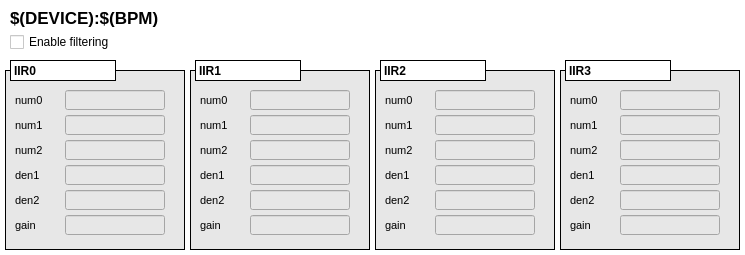
<?xml version="1.0" encoding="UTF-8"?>
<ui version="4.0">
 <class>MainWindow</class>
 <widget class="QMainWindow" name="MainWindow">
  <property name="geometry">
   <rect>
    <x>0</x>
    <y>0</y>
    <width>745</width>
    <height>255</height>
   </rect>
  </property>
  <property name="windowTitle">
   <string>GDX 7</string>
  </property>
  <property name="styleSheet">
   <string notr="true">background-color: rgb(255, 255, 255);</string>
  </property>
  <property name="Title" stdset="0">
   <string>IIR filter &gt;&gt; $(DEVICE)</string>
  </property>
  <widget class="QWidget" name="centralwidget">
   <widget class="caFrame" name="caframe_5">
    <property name="geometry">
     <rect>
      <x>5</x>
      <y>70</y>
      <width>180</width>
      <height>180</height>
     </rect>
    </property>
    <property name="font">
     <font>
      <pointsize>8</pointsize>
     </font>
    </property>
    <property name="styleSheet">
     <string notr="true">background-color: rgb(231, 231, 231);</string>
    </property>
    <property name="frameShape">
     <enum>QFrame::Box</enum>
    </property>
    <property name="frameShadow">
     <enum>QFrame::Plain</enum>
    </property>
    <property name="lineWidth">
     <number>1</number>
    </property>
    <property name="midLineWidth">
     <number>1</number>
    </property>
    <property name="background">
     <color>
      <red>0</red>
      <green>0</green>
      <blue>0</blue>
     </color>
    </property>
    <property name="backgroundMode">
     <enum>caFrame::Filled</enum>
    </property>
    <widget class="QLabel" name="label_28">
     <property name="geometry">
      <rect>
       <x>10</x>
       <y>20</y>
       <width>45</width>
       <height>20</height>
      </rect>
     </property>
     <property name="font">
      <font>
       <pointsize>8</pointsize>
      </font>
     </property>
     <property name="text">
      <string>num0</string>
     </property>
    </widget>
    <widget class="caTextEntry" name="catextentry_14">
     <property name="geometry">
      <rect>
       <x>60</x>
       <y>20</y>
       <width>100</width>
       <height>20</height>
      </rect>
     </property>
     <property name="font">
      <font>
       <family>Monospace</family>
       <pointsize>9</pointsize>
      </font>
     </property>
     <property name="alignment">
      <set>Qt::AlignRight|Qt::AlignTrailing|Qt::AlignVCenter</set>
     </property>
     <property name="channel" stdset="0">
      <string notr="true">$(DEVICE):gdx:dsp_iir:$(BPM):IIR0:num0</string>
     </property>
     <property name="background">
      <color>
       <red>255</red>
       <green>255</green>
       <blue>255</blue>
      </color>
     </property>
     <property name="colorMode">
      <enum>caLineEdit::Static</enum>
     </property>
     <property name="precision">
      <number>6</number>
     </property>
     <property name="precisionMode">
      <enum>caLineEdit::User</enum>
     </property>
     <property name="fontScaleMode">
      <enum>caLineEdit::Height</enum>
     </property>
    </widget>
    <widget class="caTextEntry" name="catextentry_15">
     <property name="geometry">
      <rect>
       <x>60</x>
       <y>45</y>
       <width>100</width>
       <height>20</height>
      </rect>
     </property>
     <property name="font">
      <font>
       <family>Monospace</family>
       <pointsize>9</pointsize>
      </font>
     </property>
     <property name="alignment">
      <set>Qt::AlignRight|Qt::AlignTrailing|Qt::AlignVCenter</set>
     </property>
     <property name="channel" stdset="0">
      <string notr="true">$(DEVICE):gdx:dsp_iir:$(BPM):IIR0:num1</string>
     </property>
     <property name="background">
      <color>
       <red>255</red>
       <green>255</green>
       <blue>255</blue>
      </color>
     </property>
     <property name="colorMode">
      <enum>caLineEdit::Static</enum>
     </property>
     <property name="precision">
      <number>6</number>
     </property>
     <property name="precisionMode">
      <enum>caLineEdit::User</enum>
     </property>
     <property name="fontScaleMode">
      <enum>caLineEdit::Height</enum>
     </property>
    </widget>
    <widget class="QLabel" name="label_35">
     <property name="geometry">
      <rect>
       <x>10</x>
       <y>45</y>
       <width>45</width>
       <height>20</height>
      </rect>
     </property>
     <property name="font">
      <font>
       <pointsize>8</pointsize>
      </font>
     </property>
     <property name="text">
      <string>num1</string>
     </property>
    </widget>
    <widget class="caTextEntry" name="catextentry_16">
     <property name="geometry">
      <rect>
       <x>60</x>
       <y>95</y>
       <width>100</width>
       <height>20</height>
      </rect>
     </property>
     <property name="font">
      <font>
       <family>Monospace</family>
       <pointsize>9</pointsize>
      </font>
     </property>
     <property name="alignment">
      <set>Qt::AlignRight|Qt::AlignTrailing|Qt::AlignVCenter</set>
     </property>
     <property name="channel" stdset="0">
      <string notr="true">$(DEVICE):gdx:dsp_iir:$(BPM):IIR0:den1</string>
     </property>
     <property name="background">
      <color>
       <red>255</red>
       <green>255</green>
       <blue>255</blue>
      </color>
     </property>
     <property name="colorMode">
      <enum>caLineEdit::Static</enum>
     </property>
     <property name="precision">
      <number>6</number>
     </property>
     <property name="precisionMode">
      <enum>caLineEdit::User</enum>
     </property>
     <property name="fontScaleMode">
      <enum>caLineEdit::Height</enum>
     </property>
    </widget>
    <widget class="caTextEntry" name="catextentry_17">
     <property name="geometry">
      <rect>
       <x>60</x>
       <y>70</y>
       <width>100</width>
       <height>20</height>
      </rect>
     </property>
     <property name="font">
      <font>
       <family>Monospace</family>
       <pointsize>9</pointsize>
      </font>
     </property>
     <property name="alignment">
      <set>Qt::AlignRight|Qt::AlignTrailing|Qt::AlignVCenter</set>
     </property>
     <property name="channel" stdset="0">
      <string notr="true">$(DEVICE):gdx:dsp_iir:$(BPM):IIR0:num2</string>
     </property>
     <property name="background">
      <color>
       <red>255</red>
       <green>255</green>
       <blue>255</blue>
      </color>
     </property>
     <property name="colorMode">
      <enum>caLineEdit::Static</enum>
     </property>
     <property name="precision">
      <number>6</number>
     </property>
     <property name="precisionMode">
      <enum>caLineEdit::User</enum>
     </property>
     <property name="fontScaleMode">
      <enum>caLineEdit::Height</enum>
     </property>
    </widget>
    <widget class="QLabel" name="label_37">
     <property name="geometry">
      <rect>
       <x>10</x>
       <y>95</y>
       <width>45</width>
       <height>20</height>
      </rect>
     </property>
     <property name="font">
      <font>
       <pointsize>8</pointsize>
      </font>
     </property>
     <property name="text">
      <string>den1</string>
     </property>
    </widget>
    <widget class="QLabel" name="label_41">
     <property name="geometry">
      <rect>
       <x>10</x>
       <y>70</y>
       <width>45</width>
       <height>20</height>
      </rect>
     </property>
     <property name="font">
      <font>
       <pointsize>8</pointsize>
      </font>
     </property>
     <property name="text">
      <string>num2</string>
     </property>
    </widget>
    <widget class="caTextEntry" name="catextentry_18">
     <property name="geometry">
      <rect>
       <x>60</x>
       <y>145</y>
       <width>100</width>
       <height>20</height>
      </rect>
     </property>
     <property name="font">
      <font>
       <family>Monospace</family>
       <pointsize>9</pointsize>
      </font>
     </property>
     <property name="alignment">
      <set>Qt::AlignRight|Qt::AlignTrailing|Qt::AlignVCenter</set>
     </property>
     <property name="channel" stdset="0">
      <string notr="true">$(DEVICE):gdx:dsp_iir:$(BPM):IIR0:gain</string>
     </property>
     <property name="background">
      <color>
       <red>255</red>
       <green>255</green>
       <blue>255</blue>
      </color>
     </property>
     <property name="colorMode">
      <enum>caLineEdit::Static</enum>
     </property>
     <property name="precision">
      <number>6</number>
     </property>
     <property name="precisionMode">
      <enum>caLineEdit::User</enum>
     </property>
     <property name="fontScaleMode">
      <enum>caLineEdit::Height</enum>
     </property>
    </widget>
    <widget class="caTextEntry" name="catextentry_20">
     <property name="geometry">
      <rect>
       <x>60</x>
       <y>120</y>
       <width>100</width>
       <height>20</height>
      </rect>
     </property>
     <property name="font">
      <font>
       <family>Monospace</family>
       <pointsize>9</pointsize>
      </font>
     </property>
     <property name="alignment">
      <set>Qt::AlignRight|Qt::AlignTrailing|Qt::AlignVCenter</set>
     </property>
     <property name="channel" stdset="0">
      <string notr="true">$(DEVICE):gdx:dsp_iir:$(BPM):IIR0:den2</string>
     </property>
     <property name="background">
      <color>
       <red>255</red>
       <green>255</green>
       <blue>255</blue>
      </color>
     </property>
     <property name="colorMode">
      <enum>caLineEdit::Static</enum>
     </property>
     <property name="precision">
      <number>6</number>
     </property>
     <property name="precisionMode">
      <enum>caLineEdit::User</enum>
     </property>
     <property name="fontScaleMode">
      <enum>caLineEdit::Height</enum>
     </property>
    </widget>
    <widget class="QLabel" name="label_44">
     <property name="geometry">
      <rect>
       <x>10</x>
       <y>145</y>
       <width>45</width>
       <height>20</height>
      </rect>
     </property>
     <property name="font">
      <font>
       <pointsize>8</pointsize>
      </font>
     </property>
     <property name="text">
      <string>gain</string>
     </property>
    </widget>
    <widget class="QLabel" name="label_46">
     <property name="geometry">
      <rect>
       <x>10</x>
       <y>120</y>
       <width>45</width>
       <height>20</height>
      </rect>
     </property>
     <property name="font">
      <font>
       <pointsize>8</pointsize>
      </font>
     </property>
     <property name="text">
      <string>den2</string>
     </property>
    </widget>
   </widget>
   <widget class="caToggleButton" name="catogglebutton">
    <property name="geometry">
     <rect>
      <x>10</x>
      <y>34</y>
      <width>211</width>
      <height>16</height>
     </rect>
    </property>
    <property name="text">
     <string>Enable filtering</string>
    </property>
    <property name="channel" stdset="0">
     <string notr="true">$(DEVICE):gdx:dsp_iir:$(BPM):enable</string>
    </property>
   </widget>
   <widget class="QLabel" name="label_24">
    <property name="geometry">
     <rect>
      <x>10</x>
      <y>60</y>
      <width>106</width>
      <height>21</height>
     </rect>
    </property>
    <property name="font">
     <font>
      <weight>75</weight>
      <bold>true</bold>
     </font>
    </property>
    <property name="frameShape">
     <enum>QFrame::Box</enum>
    </property>
    <property name="text">
     <string>IIR0</string>
    </property>
   </widget>
   <widget class="caFrame" name="caframe_6">
    <property name="geometry">
     <rect>
      <x>190</x>
      <y>70</y>
      <width>180</width>
      <height>180</height>
     </rect>
    </property>
    <property name="font">
     <font>
      <pointsize>8</pointsize>
     </font>
    </property>
    <property name="styleSheet">
     <string notr="true">background-color: rgb(231, 231, 231);</string>
    </property>
    <property name="frameShape">
     <enum>QFrame::Box</enum>
    </property>
    <property name="frameShadow">
     <enum>QFrame::Plain</enum>
    </property>
    <property name="lineWidth">
     <number>1</number>
    </property>
    <property name="midLineWidth">
     <number>1</number>
    </property>
    <property name="background">
     <color>
      <red>0</red>
      <green>0</green>
      <blue>0</blue>
     </color>
    </property>
    <property name="backgroundMode">
     <enum>caFrame::Filled</enum>
    </property>
    <widget class="QLabel" name="label_29">
     <property name="geometry">
      <rect>
       <x>10</x>
       <y>20</y>
       <width>45</width>
       <height>20</height>
      </rect>
     </property>
     <property name="font">
      <font>
       <pointsize>8</pointsize>
      </font>
     </property>
     <property name="text">
      <string>num0</string>
     </property>
    </widget>
    <widget class="caTextEntry" name="catextentry_19">
     <property name="geometry">
      <rect>
       <x>60</x>
       <y>20</y>
       <width>100</width>
       <height>20</height>
      </rect>
     </property>
     <property name="font">
      <font>
       <family>Monospace</family>
       <pointsize>9</pointsize>
      </font>
     </property>
     <property name="alignment">
      <set>Qt::AlignRight|Qt::AlignTrailing|Qt::AlignVCenter</set>
     </property>
     <property name="channel" stdset="0">
      <string notr="true">$(DEVICE):gdx:dsp_iir:$(BPM):IIR1:num0</string>
     </property>
     <property name="background">
      <color>
       <red>255</red>
       <green>255</green>
       <blue>255</blue>
      </color>
     </property>
     <property name="colorMode">
      <enum>caLineEdit::Static</enum>
     </property>
     <property name="precision">
      <number>6</number>
     </property>
     <property name="precisionMode">
      <enum>caLineEdit::User</enum>
     </property>
     <property name="fontScaleMode">
      <enum>caLineEdit::Height</enum>
     </property>
    </widget>
    <widget class="caTextEntry" name="catextentry_21">
     <property name="geometry">
      <rect>
       <x>60</x>
       <y>45</y>
       <width>100</width>
       <height>20</height>
      </rect>
     </property>
     <property name="font">
      <font>
       <family>Monospace</family>
       <pointsize>9</pointsize>
      </font>
     </property>
     <property name="alignment">
      <set>Qt::AlignRight|Qt::AlignTrailing|Qt::AlignVCenter</set>
     </property>
     <property name="channel" stdset="0">
      <string notr="true">$(DEVICE):gdx:dsp_iir:$(BPM):IIR1:num1</string>
     </property>
     <property name="background">
      <color>
       <red>255</red>
       <green>255</green>
       <blue>255</blue>
      </color>
     </property>
     <property name="colorMode">
      <enum>caLineEdit::Static</enum>
     </property>
     <property name="precision">
      <number>6</number>
     </property>
     <property name="precisionMode">
      <enum>caLineEdit::User</enum>
     </property>
     <property name="fontScaleMode">
      <enum>caLineEdit::Height</enum>
     </property>
    </widget>
    <widget class="QLabel" name="label_36">
     <property name="geometry">
      <rect>
       <x>10</x>
       <y>45</y>
       <width>45</width>
       <height>20</height>
      </rect>
     </property>
     <property name="font">
      <font>
       <pointsize>8</pointsize>
      </font>
     </property>
     <property name="text">
      <string>num1</string>
     </property>
    </widget>
    <widget class="caTextEntry" name="catextentry_22">
     <property name="geometry">
      <rect>
       <x>60</x>
       <y>95</y>
       <width>100</width>
       <height>20</height>
      </rect>
     </property>
     <property name="font">
      <font>
       <family>Monospace</family>
       <pointsize>9</pointsize>
      </font>
     </property>
     <property name="alignment">
      <set>Qt::AlignRight|Qt::AlignTrailing|Qt::AlignVCenter</set>
     </property>
     <property name="channel" stdset="0">
      <string notr="true">$(DEVICE):gdx:dsp_iir:$(BPM):IIR1:den1</string>
     </property>
     <property name="background">
      <color>
       <red>255</red>
       <green>255</green>
       <blue>255</blue>
      </color>
     </property>
     <property name="colorMode">
      <enum>caLineEdit::Static</enum>
     </property>
     <property name="precision">
      <number>6</number>
     </property>
     <property name="precisionMode">
      <enum>caLineEdit::User</enum>
     </property>
     <property name="fontScaleMode">
      <enum>caLineEdit::Height</enum>
     </property>
    </widget>
    <widget class="caTextEntry" name="catextentry_23">
     <property name="geometry">
      <rect>
       <x>60</x>
       <y>70</y>
       <width>100</width>
       <height>20</height>
      </rect>
     </property>
     <property name="font">
      <font>
       <family>Monospace</family>
       <pointsize>9</pointsize>
      </font>
     </property>
     <property name="alignment">
      <set>Qt::AlignRight|Qt::AlignTrailing|Qt::AlignVCenter</set>
     </property>
     <property name="channel" stdset="0">
      <string notr="true">$(DEVICE):gdx:dsp_iir:$(BPM):IIR1:num2</string>
     </property>
     <property name="background">
      <color>
       <red>255</red>
       <green>255</green>
       <blue>255</blue>
      </color>
     </property>
     <property name="colorMode">
      <enum>caLineEdit::Static</enum>
     </property>
     <property name="precision">
      <number>6</number>
     </property>
     <property name="precisionMode">
      <enum>caLineEdit::User</enum>
     </property>
     <property name="fontScaleMode">
      <enum>caLineEdit::Height</enum>
     </property>
    </widget>
    <widget class="QLabel" name="label_38">
     <property name="geometry">
      <rect>
       <x>10</x>
       <y>95</y>
       <width>45</width>
       <height>20</height>
      </rect>
     </property>
     <property name="font">
      <font>
       <pointsize>8</pointsize>
      </font>
     </property>
     <property name="text">
      <string>den1</string>
     </property>
    </widget>
    <widget class="QLabel" name="label_42">
     <property name="geometry">
      <rect>
       <x>10</x>
       <y>70</y>
       <width>45</width>
       <height>20</height>
      </rect>
     </property>
     <property name="font">
      <font>
       <pointsize>8</pointsize>
      </font>
     </property>
     <property name="text">
      <string>num2</string>
     </property>
    </widget>
    <widget class="caTextEntry" name="catextentry_24">
     <property name="geometry">
      <rect>
       <x>60</x>
       <y>145</y>
       <width>100</width>
       <height>20</height>
      </rect>
     </property>
     <property name="font">
      <font>
       <family>Monospace</family>
       <pointsize>9</pointsize>
      </font>
     </property>
     <property name="alignment">
      <set>Qt::AlignRight|Qt::AlignTrailing|Qt::AlignVCenter</set>
     </property>
     <property name="channel" stdset="0">
      <string notr="true">$(DEVICE):gdx:dsp_iir:$(BPM):IIR1:gain</string>
     </property>
     <property name="background">
      <color>
       <red>255</red>
       <green>255</green>
       <blue>255</blue>
      </color>
     </property>
     <property name="colorMode">
      <enum>caLineEdit::Static</enum>
     </property>
     <property name="precision">
      <number>6</number>
     </property>
     <property name="precisionMode">
      <enum>caLineEdit::User</enum>
     </property>
     <property name="fontScaleMode">
      <enum>caLineEdit::Height</enum>
     </property>
    </widget>
    <widget class="caTextEntry" name="catextentry_25">
     <property name="geometry">
      <rect>
       <x>60</x>
       <y>120</y>
       <width>100</width>
       <height>20</height>
      </rect>
     </property>
     <property name="font">
      <font>
       <family>Monospace</family>
       <pointsize>9</pointsize>
      </font>
     </property>
     <property name="alignment">
      <set>Qt::AlignRight|Qt::AlignTrailing|Qt::AlignVCenter</set>
     </property>
     <property name="channel" stdset="0">
      <string notr="true">$(DEVICE):gdx:dsp_iir:$(BPM):IIR1:den2</string>
     </property>
     <property name="background">
      <color>
       <red>255</red>
       <green>255</green>
       <blue>255</blue>
      </color>
     </property>
     <property name="colorMode">
      <enum>caLineEdit::Static</enum>
     </property>
     <property name="precision">
      <number>6</number>
     </property>
     <property name="precisionMode">
      <enum>caLineEdit::User</enum>
     </property>
     <property name="fontScaleMode">
      <enum>caLineEdit::Height</enum>
     </property>
    </widget>
    <widget class="QLabel" name="label_45">
     <property name="geometry">
      <rect>
       <x>10</x>
       <y>145</y>
       <width>45</width>
       <height>20</height>
      </rect>
     </property>
     <property name="font">
      <font>
       <pointsize>8</pointsize>
      </font>
     </property>
     <property name="text">
      <string>gain</string>
     </property>
    </widget>
    <widget class="QLabel" name="label_47">
     <property name="geometry">
      <rect>
       <x>10</x>
       <y>120</y>
       <width>45</width>
       <height>20</height>
      </rect>
     </property>
     <property name="font">
      <font>
       <pointsize>8</pointsize>
      </font>
     </property>
     <property name="text">
      <string>den2</string>
     </property>
    </widget>
   </widget>
   <widget class="QLabel" name="label_25">
    <property name="geometry">
     <rect>
      <x>195</x>
      <y>60</y>
      <width>106</width>
      <height>21</height>
     </rect>
    </property>
    <property name="font">
     <font>
      <weight>75</weight>
      <bold>true</bold>
     </font>
    </property>
    <property name="frameShape">
     <enum>QFrame::Box</enum>
    </property>
    <property name="text">
     <string>IIR1</string>
    </property>
   </widget>
   <widget class="caFrame" name="caframe_7">
    <property name="geometry">
     <rect>
      <x>375</x>
      <y>70</y>
      <width>180</width>
      <height>180</height>
     </rect>
    </property>
    <property name="font">
     <font>
      <pointsize>8</pointsize>
     </font>
    </property>
    <property name="styleSheet">
     <string notr="true">background-color: rgb(231, 231, 231);</string>
    </property>
    <property name="frameShape">
     <enum>QFrame::Box</enum>
    </property>
    <property name="frameShadow">
     <enum>QFrame::Plain</enum>
    </property>
    <property name="lineWidth">
     <number>1</number>
    </property>
    <property name="midLineWidth">
     <number>1</number>
    </property>
    <property name="background">
     <color>
      <red>0</red>
      <green>0</green>
      <blue>0</blue>
     </color>
    </property>
    <property name="backgroundMode">
     <enum>caFrame::Filled</enum>
    </property>
    <widget class="QLabel" name="label_30">
     <property name="geometry">
      <rect>
       <x>10</x>
       <y>20</y>
       <width>45</width>
       <height>20</height>
      </rect>
     </property>
     <property name="font">
      <font>
       <pointsize>8</pointsize>
      </font>
     </property>
     <property name="text">
      <string>num0</string>
     </property>
    </widget>
    <widget class="caTextEntry" name="catextentry_26">
     <property name="geometry">
      <rect>
       <x>60</x>
       <y>20</y>
       <width>100</width>
       <height>20</height>
      </rect>
     </property>
     <property name="font">
      <font>
       <family>Monospace</family>
       <pointsize>9</pointsize>
      </font>
     </property>
     <property name="alignment">
      <set>Qt::AlignRight|Qt::AlignTrailing|Qt::AlignVCenter</set>
     </property>
     <property name="channel" stdset="0">
      <string notr="true">$(DEVICE):gdx:dsp_iir:$(BPM):IIR2:num0</string>
     </property>
     <property name="background">
      <color>
       <red>255</red>
       <green>255</green>
       <blue>255</blue>
      </color>
     </property>
     <property name="colorMode">
      <enum>caLineEdit::Static</enum>
     </property>
     <property name="precision">
      <number>6</number>
     </property>
     <property name="precisionMode">
      <enum>caLineEdit::User</enum>
     </property>
     <property name="fontScaleMode">
      <enum>caLineEdit::Height</enum>
     </property>
    </widget>
    <widget class="caTextEntry" name="catextentry_27">
     <property name="geometry">
      <rect>
       <x>60</x>
       <y>45</y>
       <width>100</width>
       <height>20</height>
      </rect>
     </property>
     <property name="font">
      <font>
       <family>Monospace</family>
       <pointsize>9</pointsize>
      </font>
     </property>
     <property name="alignment">
      <set>Qt::AlignRight|Qt::AlignTrailing|Qt::AlignVCenter</set>
     </property>
     <property name="channel" stdset="0">
      <string notr="true">$(DEVICE):gdx:dsp_iir:$(BPM):IIR2:num1</string>
     </property>
     <property name="background">
      <color>
       <red>255</red>
       <green>255</green>
       <blue>255</blue>
      </color>
     </property>
     <property name="colorMode">
      <enum>caLineEdit::Static</enum>
     </property>
     <property name="precision">
      <number>6</number>
     </property>
     <property name="precisionMode">
      <enum>caLineEdit::User</enum>
     </property>
     <property name="fontScaleMode">
      <enum>caLineEdit::Height</enum>
     </property>
    </widget>
    <widget class="QLabel" name="label_39">
     <property name="geometry">
      <rect>
       <x>10</x>
       <y>45</y>
       <width>45</width>
       <height>20</height>
      </rect>
     </property>
     <property name="font">
      <font>
       <pointsize>8</pointsize>
      </font>
     </property>
     <property name="text">
      <string>num1</string>
     </property>
    </widget>
    <widget class="caTextEntry" name="catextentry_28">
     <property name="geometry">
      <rect>
       <x>60</x>
       <y>95</y>
       <width>100</width>
       <height>20</height>
      </rect>
     </property>
     <property name="font">
      <font>
       <family>Monospace</family>
       <pointsize>9</pointsize>
      </font>
     </property>
     <property name="alignment">
      <set>Qt::AlignRight|Qt::AlignTrailing|Qt::AlignVCenter</set>
     </property>
     <property name="channel" stdset="0">
      <string notr="true">$(DEVICE):gdx:dsp_iir:$(BPM):IIR2:den1</string>
     </property>
     <property name="background">
      <color>
       <red>255</red>
       <green>255</green>
       <blue>255</blue>
      </color>
     </property>
     <property name="colorMode">
      <enum>caLineEdit::Static</enum>
     </property>
     <property name="precision">
      <number>6</number>
     </property>
     <property name="precisionMode">
      <enum>caLineEdit::User</enum>
     </property>
     <property name="fontScaleMode">
      <enum>caLineEdit::Height</enum>
     </property>
    </widget>
    <widget class="caTextEntry" name="catextentry_29">
     <property name="geometry">
      <rect>
       <x>60</x>
       <y>70</y>
       <width>100</width>
       <height>20</height>
      </rect>
     </property>
     <property name="font">
      <font>
       <family>Monospace</family>
       <pointsize>9</pointsize>
      </font>
     </property>
     <property name="alignment">
      <set>Qt::AlignRight|Qt::AlignTrailing|Qt::AlignVCenter</set>
     </property>
     <property name="channel" stdset="0">
      <string notr="true">$(DEVICE):gdx:dsp_iir:$(BPM):IIR2:num2</string>
     </property>
     <property name="background">
      <color>
       <red>255</red>
       <green>255</green>
       <blue>255</blue>
      </color>
     </property>
     <property name="colorMode">
      <enum>caLineEdit::Static</enum>
     </property>
     <property name="precision">
      <number>6</number>
     </property>
     <property name="precisionMode">
      <enum>caLineEdit::User</enum>
     </property>
     <property name="fontScaleMode">
      <enum>caLineEdit::Height</enum>
     </property>
    </widget>
    <widget class="QLabel" name="label_40">
     <property name="geometry">
      <rect>
       <x>10</x>
       <y>95</y>
       <width>45</width>
       <height>20</height>
      </rect>
     </property>
     <property name="font">
      <font>
       <pointsize>8</pointsize>
      </font>
     </property>
     <property name="text">
      <string>den1</string>
     </property>
    </widget>
    <widget class="QLabel" name="label_43">
     <property name="geometry">
      <rect>
       <x>10</x>
       <y>70</y>
       <width>45</width>
       <height>20</height>
      </rect>
     </property>
     <property name="font">
      <font>
       <pointsize>8</pointsize>
      </font>
     </property>
     <property name="text">
      <string>num2</string>
     </property>
    </widget>
    <widget class="caTextEntry" name="catextentry_30">
     <property name="geometry">
      <rect>
       <x>60</x>
       <y>145</y>
       <width>100</width>
       <height>20</height>
      </rect>
     </property>
     <property name="font">
      <font>
       <family>Monospace</family>
       <pointsize>9</pointsize>
      </font>
     </property>
     <property name="alignment">
      <set>Qt::AlignRight|Qt::AlignTrailing|Qt::AlignVCenter</set>
     </property>
     <property name="channel" stdset="0">
      <string notr="true">$(DEVICE):gdx:dsp_iir:$(BPM):IIR2:gain</string>
     </property>
     <property name="background">
      <color>
       <red>255</red>
       <green>255</green>
       <blue>255</blue>
      </color>
     </property>
     <property name="colorMode">
      <enum>caLineEdit::Static</enum>
     </property>
     <property name="precision">
      <number>6</number>
     </property>
     <property name="precisionMode">
      <enum>caLineEdit::User</enum>
     </property>
     <property name="fontScaleMode">
      <enum>caLineEdit::Height</enum>
     </property>
    </widget>
    <widget class="caTextEntry" name="catextentry_31">
     <property name="geometry">
      <rect>
       <x>60</x>
       <y>120</y>
       <width>100</width>
       <height>20</height>
      </rect>
     </property>
     <property name="font">
      <font>
       <family>Monospace</family>
       <pointsize>9</pointsize>
      </font>
     </property>
     <property name="alignment">
      <set>Qt::AlignRight|Qt::AlignTrailing|Qt::AlignVCenter</set>
     </property>
     <property name="channel" stdset="0">
      <string notr="true">$(DEVICE):gdx:dsp_iir:$(BPM):IIR2:den2</string>
     </property>
     <property name="background">
      <color>
       <red>255</red>
       <green>255</green>
       <blue>255</blue>
      </color>
     </property>
     <property name="colorMode">
      <enum>caLineEdit::Static</enum>
     </property>
     <property name="precision">
      <number>6</number>
     </property>
     <property name="precisionMode">
      <enum>caLineEdit::User</enum>
     </property>
     <property name="fontScaleMode">
      <enum>caLineEdit::Height</enum>
     </property>
    </widget>
    <widget class="QLabel" name="label_48">
     <property name="geometry">
      <rect>
       <x>10</x>
       <y>145</y>
       <width>45</width>
       <height>20</height>
      </rect>
     </property>
     <property name="font">
      <font>
       <pointsize>8</pointsize>
      </font>
     </property>
     <property name="text">
      <string>gain</string>
     </property>
    </widget>
    <widget class="QLabel" name="label_49">
     <property name="geometry">
      <rect>
       <x>10</x>
       <y>120</y>
       <width>45</width>
       <height>20</height>
      </rect>
     </property>
     <property name="font">
      <font>
       <pointsize>8</pointsize>
      </font>
     </property>
     <property name="text">
      <string>den2</string>
     </property>
    </widget>
   </widget>
   <widget class="QLabel" name="label_26">
    <property name="geometry">
     <rect>
      <x>380</x>
      <y>60</y>
      <width>106</width>
      <height>21</height>
     </rect>
    </property>
    <property name="font">
     <font>
      <weight>75</weight>
      <bold>true</bold>
     </font>
    </property>
    <property name="frameShape">
     <enum>QFrame::Box</enum>
    </property>
    <property name="text">
     <string>IIR2</string>
    </property>
   </widget>
   <widget class="caFrame" name="caframe_8">
    <property name="geometry">
     <rect>
      <x>560</x>
      <y>70</y>
      <width>180</width>
      <height>180</height>
     </rect>
    </property>
    <property name="font">
     <font>
      <pointsize>8</pointsize>
     </font>
    </property>
    <property name="styleSheet">
     <string notr="true">background-color: rgb(231, 231, 231);</string>
    </property>
    <property name="frameShape">
     <enum>QFrame::Box</enum>
    </property>
    <property name="frameShadow">
     <enum>QFrame::Plain</enum>
    </property>
    <property name="lineWidth">
     <number>1</number>
    </property>
    <property name="midLineWidth">
     <number>1</number>
    </property>
    <property name="background">
     <color>
      <red>0</red>
      <green>0</green>
      <blue>0</blue>
     </color>
    </property>
    <property name="backgroundMode">
     <enum>caFrame::Filled</enum>
    </property>
    <widget class="QLabel" name="label_31">
     <property name="geometry">
      <rect>
       <x>10</x>
       <y>20</y>
       <width>45</width>
       <height>20</height>
      </rect>
     </property>
     <property name="font">
      <font>
       <pointsize>8</pointsize>
      </font>
     </property>
     <property name="text">
      <string>num0</string>
     </property>
    </widget>
    <widget class="caTextEntry" name="catextentry_32">
     <property name="geometry">
      <rect>
       <x>60</x>
       <y>20</y>
       <width>100</width>
       <height>20</height>
      </rect>
     </property>
     <property name="font">
      <font>
       <family>Monospace</family>
       <pointsize>9</pointsize>
      </font>
     </property>
     <property name="alignment">
      <set>Qt::AlignRight|Qt::AlignTrailing|Qt::AlignVCenter</set>
     </property>
     <property name="channel" stdset="0">
      <string notr="true">$(DEVICE):gdx:dsp_iir:$(BPM):IIR3:num0</string>
     </property>
     <property name="background">
      <color>
       <red>255</red>
       <green>255</green>
       <blue>255</blue>
      </color>
     </property>
     <property name="colorMode">
      <enum>caLineEdit::Static</enum>
     </property>
     <property name="precision">
      <number>6</number>
     </property>
     <property name="precisionMode">
      <enum>caLineEdit::User</enum>
     </property>
     <property name="fontScaleMode">
      <enum>caLineEdit::Height</enum>
     </property>
    </widget>
    <widget class="caTextEntry" name="catextentry_33">
     <property name="geometry">
      <rect>
       <x>60</x>
       <y>45</y>
       <width>100</width>
       <height>20</height>
      </rect>
     </property>
     <property name="font">
      <font>
       <family>Monospace</family>
       <pointsize>9</pointsize>
      </font>
     </property>
     <property name="alignment">
      <set>Qt::AlignRight|Qt::AlignTrailing|Qt::AlignVCenter</set>
     </property>
     <property name="channel" stdset="0">
      <string notr="true">$(DEVICE):gdx:dsp_iir:$(BPM):IIR3:num1</string>
     </property>
     <property name="background">
      <color>
       <red>255</red>
       <green>255</green>
       <blue>255</blue>
      </color>
     </property>
     <property name="colorMode">
      <enum>caLineEdit::Static</enum>
     </property>
     <property name="precision">
      <number>6</number>
     </property>
     <property name="precisionMode">
      <enum>caLineEdit::User</enum>
     </property>
     <property name="fontScaleMode">
      <enum>caLineEdit::Height</enum>
     </property>
    </widget>
    <widget class="QLabel" name="label_50">
     <property name="geometry">
      <rect>
       <x>10</x>
       <y>45</y>
       <width>45</width>
       <height>20</height>
      </rect>
     </property>
     <property name="font">
      <font>
       <pointsize>8</pointsize>
      </font>
     </property>
     <property name="text">
      <string>num1</string>
     </property>
    </widget>
    <widget class="caTextEntry" name="catextentry_34">
     <property name="geometry">
      <rect>
       <x>60</x>
       <y>95</y>
       <width>100</width>
       <height>20</height>
      </rect>
     </property>
     <property name="font">
      <font>
       <family>Monospace</family>
       <pointsize>9</pointsize>
      </font>
     </property>
     <property name="alignment">
      <set>Qt::AlignRight|Qt::AlignTrailing|Qt::AlignVCenter</set>
     </property>
     <property name="channel" stdset="0">
      <string notr="true">$(DEVICE):gdx:dsp_iir:$(BPM):IIR3:den1</string>
     </property>
     <property name="background">
      <color>
       <red>255</red>
       <green>255</green>
       <blue>255</blue>
      </color>
     </property>
     <property name="colorMode">
      <enum>caLineEdit::Static</enum>
     </property>
     <property name="precision">
      <number>6</number>
     </property>
     <property name="precisionMode">
      <enum>caLineEdit::User</enum>
     </property>
     <property name="fontScaleMode">
      <enum>caLineEdit::Height</enum>
     </property>
    </widget>
    <widget class="caTextEntry" name="catextentry_35">
     <property name="geometry">
      <rect>
       <x>60</x>
       <y>70</y>
       <width>100</width>
       <height>20</height>
      </rect>
     </property>
     <property name="font">
      <font>
       <family>Monospace</family>
       <pointsize>9</pointsize>
      </font>
     </property>
     <property name="alignment">
      <set>Qt::AlignRight|Qt::AlignTrailing|Qt::AlignVCenter</set>
     </property>
     <property name="channel" stdset="0">
      <string notr="true">$(DEVICE):gdx:dsp_iir:$(BPM):IIR3:num2</string>
     </property>
     <property name="background">
      <color>
       <red>255</red>
       <green>255</green>
       <blue>255</blue>
      </color>
     </property>
     <property name="colorMode">
      <enum>caLineEdit::Static</enum>
     </property>
     <property name="precision">
      <number>6</number>
     </property>
     <property name="precisionMode">
      <enum>caLineEdit::User</enum>
     </property>
     <property name="fontScaleMode">
      <enum>caLineEdit::Height</enum>
     </property>
    </widget>
    <widget class="QLabel" name="label_51">
     <property name="geometry">
      <rect>
       <x>10</x>
       <y>95</y>
       <width>45</width>
       <height>20</height>
      </rect>
     </property>
     <property name="font">
      <font>
       <pointsize>8</pointsize>
      </font>
     </property>
     <property name="text">
      <string>den1</string>
     </property>
    </widget>
    <widget class="QLabel" name="label_52">
     <property name="geometry">
      <rect>
       <x>10</x>
       <y>70</y>
       <width>45</width>
       <height>20</height>
      </rect>
     </property>
     <property name="font">
      <font>
       <pointsize>8</pointsize>
      </font>
     </property>
     <property name="text">
      <string>num2</string>
     </property>
    </widget>
    <widget class="caTextEntry" name="catextentry_36">
     <property name="geometry">
      <rect>
       <x>60</x>
       <y>145</y>
       <width>100</width>
       <height>20</height>
      </rect>
     </property>
     <property name="font">
      <font>
       <family>Monospace</family>
       <pointsize>9</pointsize>
      </font>
     </property>
     <property name="alignment">
      <set>Qt::AlignRight|Qt::AlignTrailing|Qt::AlignVCenter</set>
     </property>
     <property name="channel" stdset="0">
      <string notr="true">$(DEVICE):gdx:dsp_iir:$(BPM):IIR3:gain</string>
     </property>
     <property name="background">
      <color>
       <red>255</red>
       <green>255</green>
       <blue>255</blue>
      </color>
     </property>
     <property name="colorMode">
      <enum>caLineEdit::Static</enum>
     </property>
     <property name="precision">
      <number>6</number>
     </property>
     <property name="precisionMode">
      <enum>caLineEdit::User</enum>
     </property>
     <property name="fontScaleMode">
      <enum>caLineEdit::Height</enum>
     </property>
    </widget>
    <widget class="caTextEntry" name="catextentry_37">
     <property name="geometry">
      <rect>
       <x>60</x>
       <y>120</y>
       <width>100</width>
       <height>20</height>
      </rect>
     </property>
     <property name="font">
      <font>
       <family>Monospace</family>
       <pointsize>9</pointsize>
      </font>
     </property>
     <property name="alignment">
      <set>Qt::AlignRight|Qt::AlignTrailing|Qt::AlignVCenter</set>
     </property>
     <property name="channel" stdset="0">
      <string notr="true">$(DEVICE):gdx:dsp_iir:$(BPM):IIR3:den2</string>
     </property>
     <property name="background">
      <color>
       <red>255</red>
       <green>255</green>
       <blue>255</blue>
      </color>
     </property>
     <property name="colorMode">
      <enum>caLineEdit::Static</enum>
     </property>
     <property name="precision">
      <number>6</number>
     </property>
     <property name="precisionMode">
      <enum>caLineEdit::User</enum>
     </property>
     <property name="fontScaleMode">
      <enum>caLineEdit::Height</enum>
     </property>
    </widget>
    <widget class="QLabel" name="label_53">
     <property name="geometry">
      <rect>
       <x>10</x>
       <y>145</y>
       <width>45</width>
       <height>20</height>
      </rect>
     </property>
     <property name="font">
      <font>
       <pointsize>8</pointsize>
      </font>
     </property>
     <property name="text">
      <string>gain</string>
     </property>
    </widget>
    <widget class="QLabel" name="label_54">
     <property name="geometry">
      <rect>
       <x>10</x>
       <y>120</y>
       <width>45</width>
       <height>20</height>
      </rect>
     </property>
     <property name="font">
      <font>
       <pointsize>8</pointsize>
      </font>
     </property>
     <property name="text">
      <string>den2</string>
     </property>
    </widget>
   </widget>
   <widget class="QLabel" name="label_27">
    <property name="geometry">
     <rect>
      <x>565</x>
      <y>60</y>
      <width>106</width>
      <height>21</height>
     </rect>
    </property>
    <property name="font">
     <font>
      <weight>75</weight>
      <bold>true</bold>
     </font>
    </property>
    <property name="frameShape">
     <enum>QFrame::Box</enum>
    </property>
    <property name="text">
     <string>IIR3</string>
    </property>
   </widget>
   <widget class="caLabel" name="calabel">
    <property name="geometry">
     <rect>
      <x>10</x>
      <y>7</y>
      <width>216</width>
      <height>21</height>
     </rect>
    </property>
    <property name="font">
     <font>
      <pointsize>13</pointsize>
      <weight>75</weight>
      <bold>true</bold>
     </font>
    </property>
    <property name="text">
     <string>$(DEVICE):$(BPM)</string>
    </property>
    <property name="alignment">
     <set>Qt::AlignLeading|Qt::AlignLeft|Qt::AlignVCenter</set>
    </property>
    <property name="background">
     <color>
      <red>255</red>
      <green>255</green>
      <blue>255</blue>
     </color>
    </property>
   </widget>
  </widget>
  <action name="actionADC">
   <property name="text">
    <string>ADC</string>
   </property>
  </action>
 </widget>
 <customwidgets>
  <customwidget>
   <class>caTextEntry</class>
   <extends>caLineEdit</extends>
   <header>caTextEntry</header>
  </customwidget>
  <customwidget>
   <class>caToggleButton</class>
   <extends>QCheckBox</extends>
   <header>caToggleButton</header>
  </customwidget>
  <customwidget>
   <class>caFrame</class>
   <extends>QFrame</extends>
   <header>caFrame</header>
   <container>1</container>
  </customwidget>
  <customwidget>
   <class>caLabel</class>
   <extends>QLabel</extends>
   <header>caLabel</header>
  </customwidget>
  <customwidget>
   <class>caLineEdit</class>
   <extends>QLineEdit</extends>
   <header>caLineEdit</header>
  </customwidget>
 </customwidgets>
 <resources>
  <include location="images/images.qrc"/>
 </resources>
 <connections/>
 <designerdata>
  <property name="gridDeltaX">
   <number>5</number>
  </property>
  <property name="gridDeltaY">
   <number>5</number>
  </property>
  <property name="gridSnapX">
   <bool>true</bool>
  </property>
  <property name="gridSnapY">
   <bool>true</bool>
  </property>
  <property name="gridVisible">
   <bool>true</bool>
  </property>
 </designerdata>
</ui>
